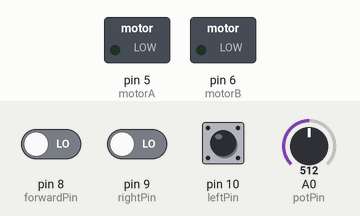
The sketch below on a simulated Arduino Uno, built with avr-gcc and run on an emulated ATmega328P. Parts: switched loads named in the sketch (green lamp = pin HIGH). The test bench sets the inputs (shaded band); at power-on: pin 8 (forwardPin) LOW, A0 (potPin) = 512, pin 9 (rightPin) LOW, pin 10 (leftPin) LOW.

Above: at 1.2 s.
1.3 s: pin 8 (forwardPin) driven HIGH
At 2.0 s:
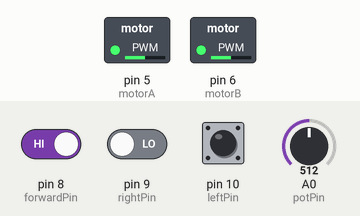
2.8 s: A0 (potPin) set to 716
At 3.2 s:
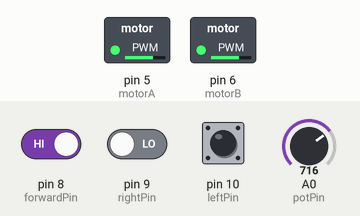
4.3 s: A0 (potPin) set to 900
At 5.5 s:
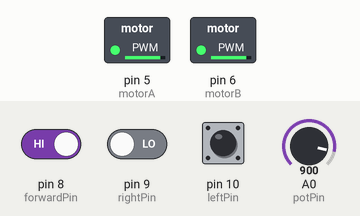
5.8 s: A0 (potPin) set to 122
At 6.6 s:
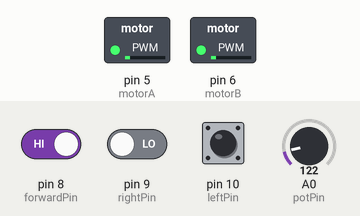
7.3 s: A0 (potPin) set to 511
At 7.8 s:
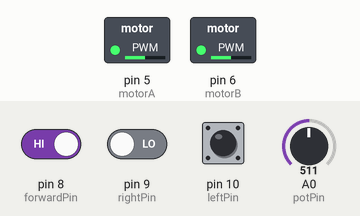
8.8 s: pin 8 (forwardPin) driven LOW and pin 9 (rightPin) driven HIGH
At 10.1 s:
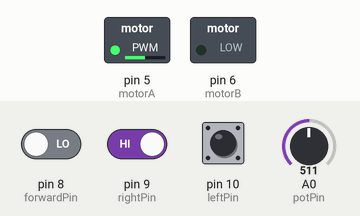
Timing chart, 0 to 11.3 s (numbered marks = the images above; inputs shaded):
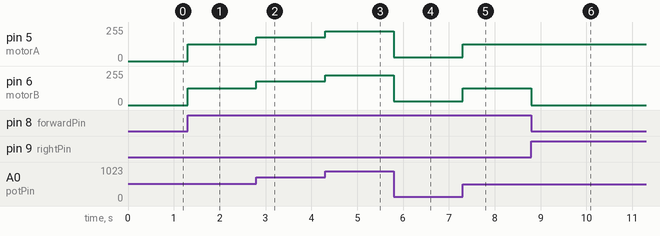

The sketch:

Assignment_4_Task_3_Code.ino
```cpp
// Pin definitions
const int forwardPin = 8;   // Forward input
const int rightPin   = 9;   // Right input
const int leftPin    = 10;  // Left input

const int motorA = 5;  // PWM output for one motor
const int motorB = 6;  // PWM output for other motor

const int potPin = A0; // Potentiometer input

void setup() {
  // Configure pins
  pinMode(forwardPin, INPUT);
  pinMode(rightPin, INPUT);
  pinMode(leftPin, INPUT);

  pinMode(motorA, OUTPUT);
  pinMode(motorB, OUTPUT);
}

void loop() {
  // Read inputs
  bool forward = digitalRead(forwardPin);
  bool right   = digitalRead(rightPin);
  bool left    = digitalRead(leftPin);

  // Read potentiometer (0–1023) and map to PWM (0–255)
  int speed = analogRead(potPin);
  speed = map(speed, 0, 1023, 0, 255);

  // Default: stop motors
  int pwmA = 0;
  int pwmB = 0;

  // Control logic
  if (forward) {
    pwmA = speed;
    pwmB = speed;
  }
  else if (right) {
    pwmA = speed;
    pwmB = 0;
  }
  else if (left) {
    pwmA = 0;
    pwmB = speed;
  }

  // Output PWM signals
  analogWrite(motorA, pwmA);
  analogWrite(motorB, pwmB);
}
```

Measured:
- after the input at 1.3 s, pin 5 (motorA), pin 6 (motorB): 0/255 → 127/255 at once
- after the input at 2.8 s, pin 5 (motorA), pin 6 (motorB): 127/255 → 178/255 at once
- after the input at 4.3 s, pin 5 (motorA), pin 6 (motorB): 178/255 → 224/255 at once
- after the input at 5.8 s, pin 5 (motorA), pin 6 (motorB): 224/255 → 30/255 at once
- after the input at 7.3 s, pin 5 (motorA), pin 6 (motorB): 30/255 → 127/255 at once
- after the input at 8.8 s, pin 6 (motorB): 127/255 → 0/255 at once
